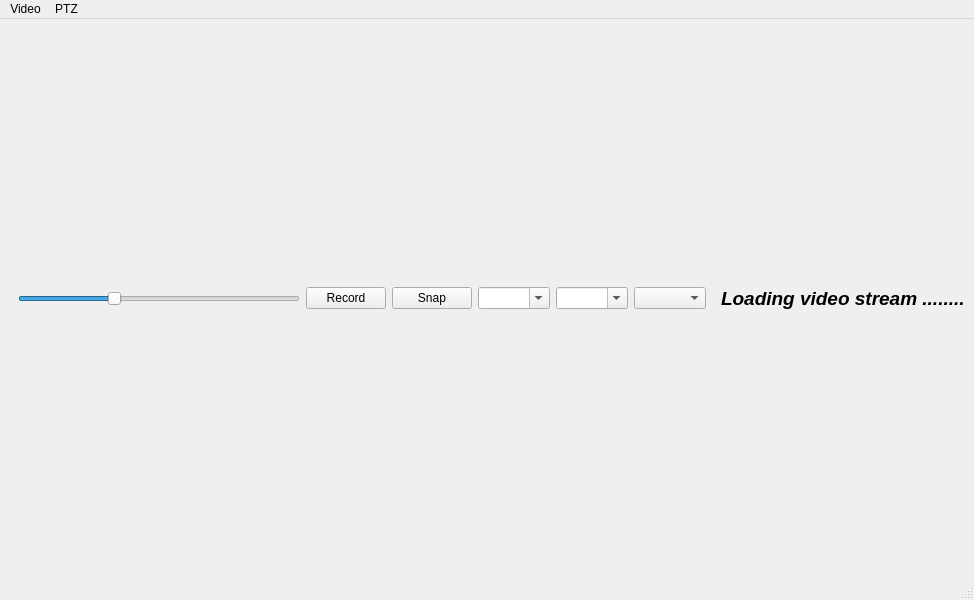
<?xml version="1.0" encoding="UTF-8"?>
<ui version="4.0">
 <class>RtspWindow</class>
 <widget class="QMainWindow" name="RtspWindow">
  <property name="geometry">
   <rect>
    <x>0</x>
    <y>0</y>
    <width>974</width>
    <height>600</height>
   </rect>
  </property>
  <property name="windowTitle">
   <string>RTSP Player</string>
  </property>
  <property name="windowIcon">
   <iconset resource="ressources.qrc">
    <normaloff>:/images/images/QtVsPlayer.png</normaloff>:/images/images/QtVsPlayer.png</iconset>
  </property>
  <property name="locale">
   <locale language="English" country="UnitedKingdom"/>
  </property>
  <widget class="QWidget" name="centralwidget">
   <layout class="QHBoxLayout" name="horizontalLayout">
    <item>
     <widget class="QWidget" name="ComboBxs" native="true">
      <layout class="QHBoxLayout" name="horizontalLayout_2">
       <item>
        <widget class="QSlider" name="PtzSliderSpeed">
         <property name="toolTip">
          <string>3</string>
         </property>
         <property name="statusTip">
          <string>3</string>
         </property>
         <property name="minimum">
          <number>1</number>
         </property>
         <property name="maximum">
          <number>7</number>
         </property>
         <property name="pageStep">
          <number>1</number>
         </property>
         <property name="value">
          <number>3</number>
         </property>
         <property name="sliderPosition">
          <number>3</number>
         </property>
         <property name="orientation">
          <enum>Qt::Horizontal</enum>
         </property>
        </widget>
       </item>
       <item>
        <widget class="QPushButton" name="RecordBtn">
         <property name="text">
          <string>Record</string>
         </property>
         <property name="checkable">
          <bool>true</bool>
         </property>
        </widget>
       </item>
       <item>
        <widget class="QPushButton" name="SnapshotBtn">
         <property name="text">
          <string>Snap</string>
         </property>
        </widget>
       </item>
       <item>
        <widget class="QComboBox" name="comboBxPatrol">
         <property name="editable">
          <bool>true</bool>
         </property>
         <property name="currentText">
          <string notr="true"/>
         </property>
         <property name="maxCount">
          <number>10</number>
         </property>
         <property name="insertPolicy">
          <enum>QComboBox::NoInsert</enum>
         </property>
         <property name="placeholderText">
          <string notr="true"/>
         </property>
        </widget>
       </item>
       <item>
        <widget class="QComboBox" name="comboBxPresset">
         <property name="editable">
          <bool>true</bool>
         </property>
         <property name="currentText">
          <string notr="true"/>
         </property>
         <property name="maxVisibleItems">
          <number>15</number>
         </property>
         <property name="maxCount">
          <number>15</number>
         </property>
         <property name="insertPolicy">
          <enum>QComboBox::NoInsert</enum>
         </property>
         <property name="placeholderText">
          <string notr="true"/>
         </property>
        </widget>
       </item>
       <item>
        <widget class="QComboBox" name="ComboBxCam"/>
       </item>
      </layout>
     </widget>
    </item>
    <item>
     <widget class="QLabel" name="lblLoading">
      <property name="font">
       <font>
        <pointsize>14</pointsize>
        <weight>75</weight>
        <italic>true</italic>
        <bold>true</bold>
       </font>
      </property>
      <property name="text">
       <string>Loading video stream ........</string>
      </property>
     </widget>
    </item>
   </layout>
  </widget>
  <widget class="QMenuBar" name="menubar">
   <property name="geometry">
    <rect>
     <x>0</x>
     <y>0</y>
     <width>974</width>
     <height>29</height>
    </rect>
   </property>
   <widget class="QMenu" name="menuVideo">
    <property name="title">
     <string>Video</string>
    </property>
    <widget class="QMenu" name="menuProportions">
     <property name="title">
      <string>Proportions</string>
     </property>
     <addaction name="actionDefault"/>
     <addaction name="actionIgnoreAspectRatio"/>
     <addaction name="actionKeepAspectRatio"/>
     <addaction name="actionKeepAspectRatioByExpanding"/>
    </widget>
    <widget class="QMenu" name="menuchannel">
     <property name="title">
      <string>channel</string>
     </property>
     <widget class="QMenu" name="menuNVR">
      <property name="enabled">
       <bool>true</bool>
      </property>
      <property name="title">
       <string>NVR</string>
      </property>
      <addaction name="action_ISAPI_Streaming_channels_101"/>
     </widget>
     <addaction name="action_Streaming_Channels_1"/>
     <addaction name="action_Streaming_Channels_2"/>
     <addaction name="action_Streaming_Channels_3"/>
     <addaction name="menuNVR"/>
    </widget>
    <addaction name="menuProportions"/>
    <addaction name="menuchannel"/>
    <addaction name="actionMetadata"/>
   </widget>
   <widget class="QMenu" name="menuPTZ">
    <property name="title">
     <string>PTZ</string>
    </property>
    <widget class="QMenu" name="menusave">
     <property name="title">
      <string>save</string>
     </property>
     <addaction name="actionPreset"/>
     <addaction name="actionPatrol"/>
    </widget>
    <addaction name="menusave"/>
    <addaction name="actionReboot"/>
   </widget>
   <addaction name="menuVideo"/>
   <addaction name="menuPTZ"/>
  </widget>
  <widget class="QStatusBar" name="statusbar"/>
  <action name="actionDefault">
   <property name="text">
    <string>Default</string>
   </property>
  </action>
  <action name="actionIgnoreAspectRatio">
   <property name="text">
    <string>IgnoreAspectRatio</string>
   </property>
  </action>
  <action name="actionKeepAspectRatio">
   <property name="text">
    <string>KeepAspectRatio</string>
   </property>
  </action>
  <action name="actionKeepAspectRatioByExpanding">
   <property name="text">
    <string>KeepAspectRatioByExpanding</string>
   </property>
  </action>
  <action name="action_Streaming_Channels_1">
   <property name="checkable">
    <bool>true</bool>
   </property>
   <property name="enabled">
    <bool>true</bool>
   </property>
   <property name="text">
    <string>/Streaming/Channels/101</string>
   </property>
  </action>
  <action name="action_Streaming_Channels_2">
   <property name="checkable">
    <bool>true</bool>
   </property>
   <property name="checked">
    <bool>true</bool>
   </property>
   <property name="text">
    <string>/Streaming/Channels/102</string>
   </property>
  </action>
  <action name="action_Streaming_Channels_3">
   <property name="checkable">
    <bool>true</bool>
   </property>
   <property name="text">
    <string>/Streaming/Channels/103</string>
   </property>
  </action>
  <action name="actionMetadata">
   <property name="text">
    <string>Metadata</string>
   </property>
  </action>
  <action name="action_ISAPI_Streaming_channels_101">
   <property name="enabled">
    <bool>true</bool>
   </property>
   <property name="text">
    <string>/Streaming/Channels/104</string>
   </property>
  </action>
  <action name="actionPreset">
   <property name="text">
    <string>Preset</string>
   </property>
  </action>
  <action name="actionPatrol">
   <property name="text">
    <string>Patrol</string>
   </property>
  </action>
  <action name="actionReboot">
   <property name="text">
    <string>Reboot</string>
   </property>
  </action>
 </widget>
 <resources>
  <include location="ressources.qrc"/>
 </resources>
 <connections/>
</ui>
